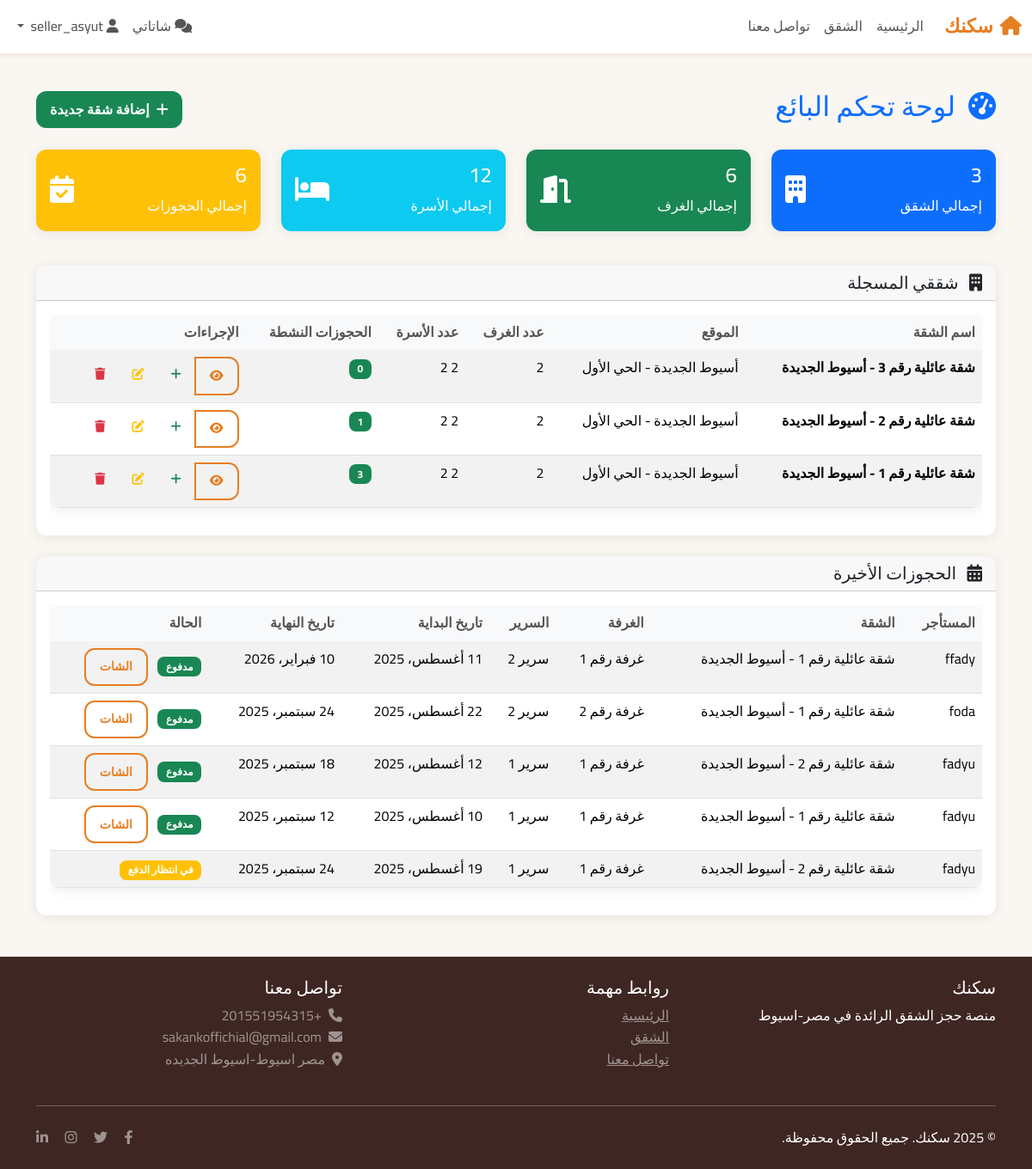
Page /listings/seller/dashboard/ (signed in) on the earlier database version.
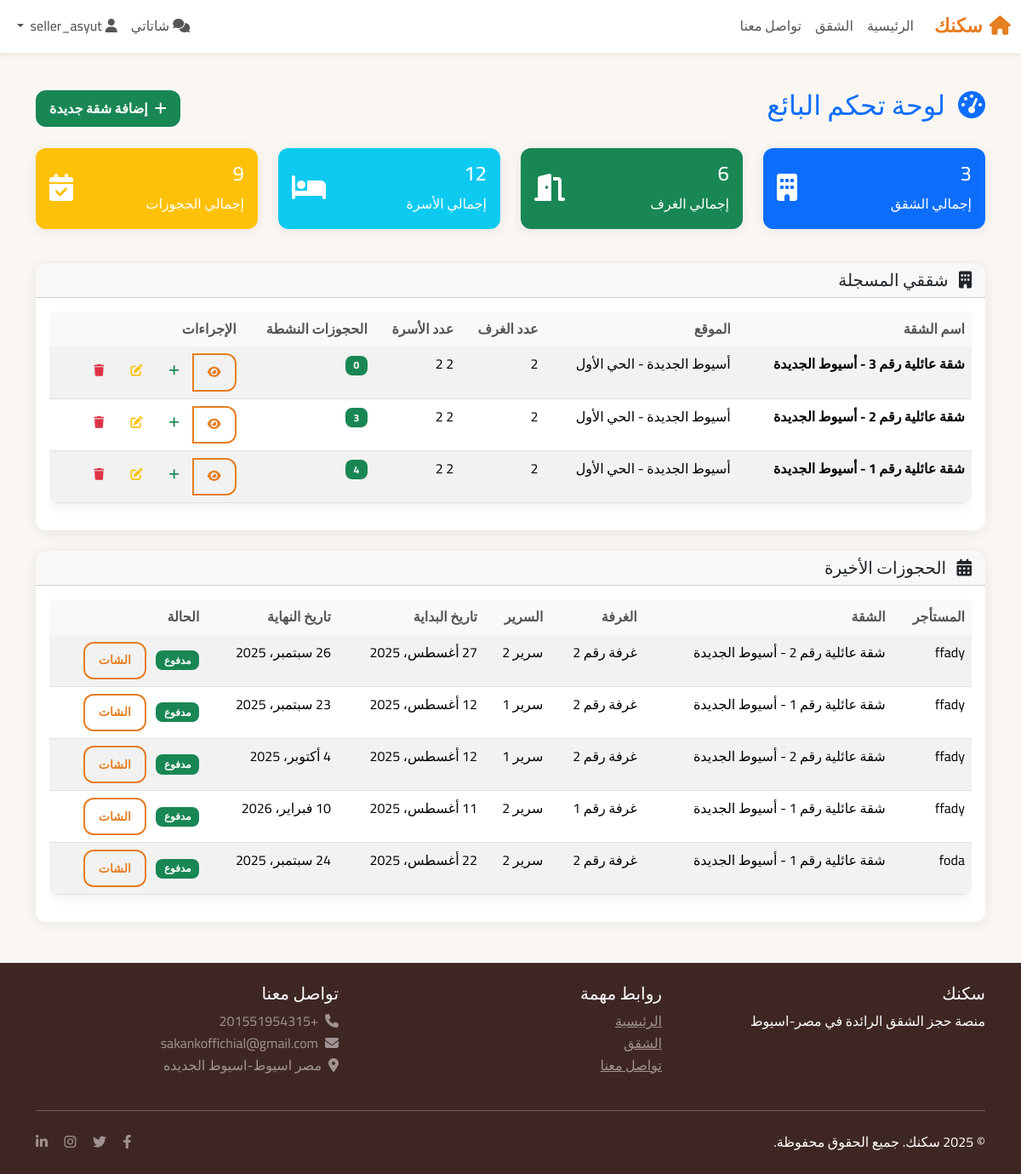
Same page on the later database version.
### listings/models.py (models this page shows, shortened)
class Apartment(models.Model):
    name = models.CharField(
        max_length=200,
        verbose_name='اسم الشقة'
    )
    location = models.ForeignKey(
        Location,
        on_delete=models.CASCADE,
        related_name='apartments',
        verbose_name='الموقع'
    )
    description = models.TextField(
        verbose_name='الوصف'
    )
    owner = models.ForeignKey(
        User,
        on_delete=models.CASCADE,
        related_name='apartments',
        verbose_name='المالك'
    )
    main_image = models.ImageField(
        upload_to='apartments/main/',
        verbose_name='الصورة الرئيسية'
    )
    is_active = models.BooleanField(
        default=True,
        verbose_name='نشط'
    )
    created_at = models.DateTimeField(
        auto_now_add=True,
        verbose_name='تاريخ الإنشاء'
    )
    updated_at = models.DateTimeField(
        auto_now=True,
        verbose_name='تاريخ التحديث'
    )
    class Meta:
        verbose_name = 'شقة'
        verbose_name_plural = 'الشقق'
        ordering = ['-created_at']
    def get_active_bookings_count(self):
        from bookings.models import Booking
        from django.utils import timezone
        active_bookings = 0
        for room in self.rooms.all():
            for bed in room.beds.all():
                active_bookings += Booking.objects.filter(
                    bed=bed,
                    end_date__gte=timezone.now().date(),
                    payment_status='paid'
                ).count()
        return active_bookings

class Location(models.Model):
    name = models.CharField(
        max_length=100,
        unique=True,
        verbose_name='اسم الموقع'
    )
    city = models.CharField(
        max_length=50,
        verbose_name='المدينة'
    )
    is_active = models.BooleanField(
        default=True,
        verbose_name='نشط'
    )
    class Meta:
        verbose_name = 'موقع'
        verbose_name_plural = 'المواقع'
        ordering = ['city', 'name']

class Room(models.Model):
    apartment = models.ForeignKey(
        Apartment,
        on_delete=models.CASCADE,
        related_name='rooms',
        verbose_name='الشقة'
    )
    name = models.CharField(
        max_length=100,
        verbose_name='اسم/رقم الغرفة'
    )
    bed_count = models.PositiveIntegerField(
        verbose_name='عدد الأسرة'
    )
    room_image = models.ImageField(
        upload_to='rooms/',
        blank=True,
        verbose_name='صورة الغرفة'
    )
    description = models.TextField(
        blank=True,
        verbose_name='وصف الغرفة'
    )
    class Meta:
        verbose_name = 'غرفة'
        verbose_name_plural = 'الغرف'
        unique_together = ['apartment', 'name']

class Bed(models.Model):
    STATUS_CHOICES = [
        ('available', 'متاح'),
        ('booked', 'محجوز'),
        ('maintenance', 'صيانة'),
    ]
    room = models.ForeignKey(
        Room,
        on_delete=models.CASCADE,
        related_name='beds',
        verbose_name='الغرفة'
    )
    bed_number = models.CharField(
        max_length=10,
        verbose_name='رقم السرير'
    )
    monthly_price = models.DecimalField(
        max_digits=10,
        decimal_places=2,
        verbose_name='السعر الشهري'
    )
    status = models.CharField(
        max_length=15,
        choices=STATUS_CHOICES,
        default='available',
        verbose_name='الحالة'
    )
    class Meta:
        verbose_name = 'سرير'
        verbose_name_plural = 'الأسرة'
        unique_together = ['room', 'bed_number']

### bookings/models.py (models this page shows, shortened)
class Booking(models.Model):
    STATUS_CHOICES = [
        ('pending', 'في الانتظار'),
        ('confirmed', 'مؤكد'),
        ('cancelled', 'ملغي'),
        ('completed', 'مكتمل'),
    ]
    PAYMENT_STATUS_CHOICES = [
        ('pending', 'في الانتظار'),
        ('paid', 'مدفوع'),
        ('failed', 'فشل'),
        ('refunded', 'مسترد'),
    ]
    user = models.ForeignKey(
        User,
        on_delete=models.CASCADE,
        related_name='bookings',
        verbose_name='المستخدم'
    )
    order = models.ForeignKey(
        'BookingOrder',
        on_delete=models.CASCADE,
        related_name='bookings',
        null=True,
        blank=True,
        verbose_name='الأمر'
    )
    bed = models.ForeignKey(
        Bed,
        on_delete=models.CASCADE,
        related_name='bookings',
        verbose_name='السرير'
    )
    start_date = models.DateField(
        verbose_name='تاريخ البداية'
    )
    end_date = models.DateField(
        verbose_name='تاريخ النهاية'
    )
    monthly_price = models.DecimalField(
        max_digits=10,
        decimal_places=2,
        verbose_name='السعر الشهري'
    )
    total_amount = models.DecimalField(
        max_digits=10,
        decimal_places=2,
        verbose_name='المبلغ الإجمالي'
    )
    commission_amount = models.DecimalField(
        max_digits=10,
        decimal_places=2,
        default=150,
        verbose_name='عمولة السرير'
    )
    status = models.CharField(
        max_length=15,
        choices=STATUS_CHOICES,
        default='pending',
        verbose_name='حالة الحجز'
    )
    payment_status = models.CharField(
        max_length=15,
        choices=PAYMENT_STATUS_CHOICES,
        default='pending',
        verbose_name='حالة الدفع'
    )
    stripe_payment_intent_id = models.CharField(
        max_length=200,
        blank=True,
        verbose_name='معرف نية الدفع في Stripe'
    )
    notes = models.TextField(
        blank=True,
        verbose_name='ملاحظات'
    )
    created_at = models.DateTimeField(
        auto_now_add=True,
        verbose_name='تاريخ الإنشاء'
    )
    updated_at = models.DateTimeField(
        auto_now=True,
        verbose_name='تاريخ التحديث'
    )
    class Meta:
        verbose_name = 'حجز'
        verbose_name_plural = 'الحجوزات'
        ordering = ['-created_at']

### accounts/models.py (models this page shows, shortened)
class User(AbstractUser):
    USER_TYPE_CHOICES = [
        ('buyer', 'مشتري'),
        ('seller', 'بائع'),
    ]
    user_type = models.CharField(
        max_length=10,
        choices=USER_TYPE_CHOICES,
        default='buyer',
        verbose_name='نوع الحساب'
    )
    phone = models.CharField(
        max_length=15,
        blank=True,
        verbose_name='رقم الهاتف'
    )
    is_verified = models.BooleanField(
        default=False,
        verbose_name='تم التحقق'
    )
    created_at = models.DateTimeField(
        auto_now_add=True,
        verbose_name='تاريخ الإنشاء'
    )
    contract_accepted = models.BooleanField(default=False, verbose_name='تمت الموافقة على العقد')
    contract_accepted_at = models.DateTimeField(null=True, blank=True, verbose_name='تاريخ الموافقة على العقد')
    contract_accepted_ip = models.CharField(max_length=45, null=True, blank=True, verbose_name='IP الموافقة على العقد')
    class Meta:
        verbose_name = 'مستخدم'
        verbose_name_plural = 'المستخدمون'

### listings/views.py (the view)
# urls.py: path('seller/dashboard/', views.SellerDashboardView.as_view(), name='seller_dashboard'),
class SellerDashboardView(LoginRequiredMixin, TemplateView):
    template_name = 'listings/seller_dashboard.html'
    def dispatch(self, request, *args, **kwargs):
        response = super().dispatch(request, *args, **kwargs)
        if hasattr(request.user, 'user_type') and request.user.user_type != 'seller':
            messages.error(request, 'هذه الصفحة مخصصة للبائعين فقط.')
            return redirect('pages:index')
        return response
    def get_context_data(self, **kwargs):
        from bookings.models import Booking
        from django.db.models import Count
        context = super().get_context_data(**kwargs)
        apartments = Apartment.objects.filter(owner=self.request.user)
        context['apartments'] = apartments
        context['total_apartments'] = apartments.count()
        context['total_rooms'] = sum(apartment.rooms.count() for apartment in apartments)
        context['total_beds'] = sum(
            sum(room.beds.count() for room in apartment.rooms.all())
            for apartment in apartments
        )
        all_beds = []
        for apartment in apartments:
            for room in apartment.rooms.all():
                all_beds.extend(room.beds.all())
        context['total_bookings'] = Booking.objects.filter(bed__in=all_beds).count()
        context['recent_bookings'] = Booking.objects.filter(
            bed__in=all_beds
        ).order_by('-created_at')[:5]
        return context

### templates/listings/seller_dashboard.html (shortened to what the changed rows need)
{% extends 'base.html' %}
{% load static %}
{% block content %}
<div class="container mt-4">
    <div class="row">
        <div class="col-12">
            <div class="d-flex justify-content-between align-items-center mb-4">
                <h2 class="text-primary">
                    <i class="fas fa-tachometer-alt me-2"></i>
                    لوحة تحكم البائع
                </h2>
            </div>
        </div>
    </div>
    <div class="row mb-4">
    <div class="col-12 col-sm-6 col-md-3 mb-3">
            <div class="card bg-warning text-white">
                <div class="card-body">
                    <div class="d-flex justify-content-between">
                        <div>
                            <h4>{{ total_bookings }}</h4>
                            <p class="mb-0">إجمالي الحجوزات</p>
                        </div>
                    </div>
                </div>
            </div>
        </div>
    </div>
    <div class="row">
        <div class="col-12">
            <div class="card">
                <div class="card-body">
                    {% if apartments %}
                        <div class="table-responsive">
                            <table class="table table-striped">
                                <thead>
                                    <tr>
                                        <th>اسم الشقة</th>
                                        <th>الموقع</th>
                                        <th>عدد الغرف</th>
                                        <th>عدد الأسرة</th>
                                        <th>الحجوزات النشطة</th>
                                        <th>الإجراءات</th>
                                    </tr>
                                </thead>
                                <tbody>
                                    {% for apartment in apartments %}
                                    <tr>
                                        <td>
                                            <strong>{{ apartment.name }}</strong>
                                        </td>
                                        <td>{{ apartment.location.name }}</td>
                                        <td>{{ apartment.rooms.count }}</td>
                                        <td>
                                            {% for room in apartment.rooms.all %}
                                                {{ room.beds.count }}
                                            {% empty %}
                                                0
                                            {% endfor %}
                                        </td>
                                        <td>
                                            <span class="badge bg-success">
                                                {{ apartment.get_active_bookings_count }}
                                            </span>
                                        </td>
                                        <td>
                                            <div class="btn-group" role="group">
                                                <a href="{% url 'listings:apartment_detail' apartment.id %}"
                                                   class="btn btn-sm btn-outline-primary" title="عرض">
                                                    <i class="fas fa-eye"></i>
                                                </a>
                                                <a href="{% url 'listings:add_room' apartment.id %}"
                                                   class="btn btn-sm btn-outline-success" title="إضافة غرفة">
                                                    <i class="fas fa-plus"></i>
                                                </a>
                                                <a href="{% url 'listings:edit_apartment' apartment.id %}"
                                                   class="btn btn-sm btn-outline-warning" title="تعديل الشقة">
                                                    <i class="fas fa-edit"></i>
                                                </a>
                                                <a href="{% url 'listings:delete_apartment' apartment.id %}"
                                                   class="btn btn-sm btn-outline-danger" title="حذف الشقة">
                                                    <i class="fas fa-trash"></i>
                                                </a>
                                            </div>
                                        </td>
                                    </tr>
                                    {% endfor %}
                                </tbody>
                            </table>
                        </div>
                    {% endif %}
                </div>
            </div>
        </div>
    </div>
    {% if recent_bookings %}
    <div class="row mt-4">
        <div class="col-12">
            <div class="card">
                <div class="card-body">
                    <div class="table-responsive">
                        <table class="table table-striped">
                            <thead>
                                <tr>
                                    <th>المستأجر</th>
                                    <th>الشقة</th>
                                    <th>الغرفة</th>
                                    <th>السرير</th>
                                    <th>تاريخ البداية</th>
                                    <th>تاريخ النهاية</th>
                                    <th>الحالة</th>
                                </tr>
                            </thead>
                            <tbody>
                                {% for booking in recent_bookings %}
                                <tr>
                                    <td>{{ booking.user.get_full_name|default:booking.user.username }}</td>
                                    <td>{{ booking.bed.room.apartment.name }}</td>
                                    <td>{{ booking.bed.room.name }}</td>
                                    <td>سرير {{ booking.bed.bed_number }}</td>
                                    <td>{{ booking.start_date }}</td>
                                    <td>{{ booking.end_date }}</td>
                                    <td>
                                        {% if booking.payment_status == 'paid' %}
                                            <span class="badge bg-success">مدفوع</span>
                                            <a href="{% url 'bookings:chat' booking.id %}" class="btn btn-sm btn-outline-primary ms-2">الشات</a>
                                        {% elif booking.payment_status == 'failed' %}
                                            <span class="badge bg-danger">فشل الدفع</span>
                                        {% elif booking.payment_status == 'refunded' %}
                                            <span class="badge bg-secondary">مسترد</span>
                                        {% else %}
                                            <span class="badge bg-warning">في انتظار الدفع</span>
                                        {% endif %}
                                    </td>
                                </tr>
                                {% endfor %}
                            </tbody>
                        </table>
                    </div>
                </div>
            </div>
        </div>
    </div>
    {% endif %}
</div>
{% endblock %}

Differences in the rows shown:
no longer on this page (row unchanged): Booking: user.get_full_name "fadyu", bed.room.apartment.name "شقة عائلية رقم 2 - أسيوط الجديدة", bed.room.name "غرفة رقم 1", bed.bed_number "1", start_date "12 أغسطس، 2025", end_date "18 سبتمبر، 2025", payment_status "مدفوع"
no longer on this page (row unchanged): Booking: user.get_full_name "fadyu", bed.room.apartment.name "شقة عائلية رقم 1 - أسيوط الجديدة", bed.room.name "غرفة رقم 1", bed.bed_number "1", start_date "10 أغسطس، 2025", end_date "12 سبتمبر، 2025", payment_status "مدفوع"
no longer on this page (row unchanged): Booking: user.get_full_name "fadyu", bed.room.apartment.name "شقة عائلية رقم 2 - أسيوط الجديدة", bed.room.name "غرفة رقم 1", bed.bed_number "1", start_date "19 أغسطس، 2025", end_date "24 سبتمبر، 2025", payment_status "في انتظار الدفع"
computed for Apartment "شقة عائلية رقم 2 - أسيوط الجديدة": get_active_bookings_count "1" → "3"
computed for Apartment "شقة عائلية رقم 1 - أسيوط الجديدة": get_active_bookings_count "3" → "4"
added Booking: user.get_full_name "ffady", bed.room.apartment.name "شقة عائلية رقم 2 - أسيوط الجديدة", bed.room.name "غرفة رقم 2", bed.bed_number "2", start_date "27 أغسطس، 2025", end_date "26 سبتمبر، 2025", payment_status "مدفوع"
added Booking: user.get_full_name "ffady", bed.room.apartment.name "شقة عائلية رقم 1 - أسيوط الجديدة", bed.room.name "غرفة رقم 2", bed.bed_number "1", start_date "12 أغسطس، 2025", end_date "23 سبتمبر، 2025", payment_status "مدفوع"
added Booking: user.get_full_name "ffady", bed.room.apartment.name "شقة عائلية رقم 2 - أسيوط الجديدة", bed.room.name "غرفة رقم 2", bed.bed_number "1", start_date "12 أغسطس، 2025", end_date "4 أكتوبر، 2025", payment_status "مدفوع"
Other differences:
{{ total_bookings }}: "6" → "9"
